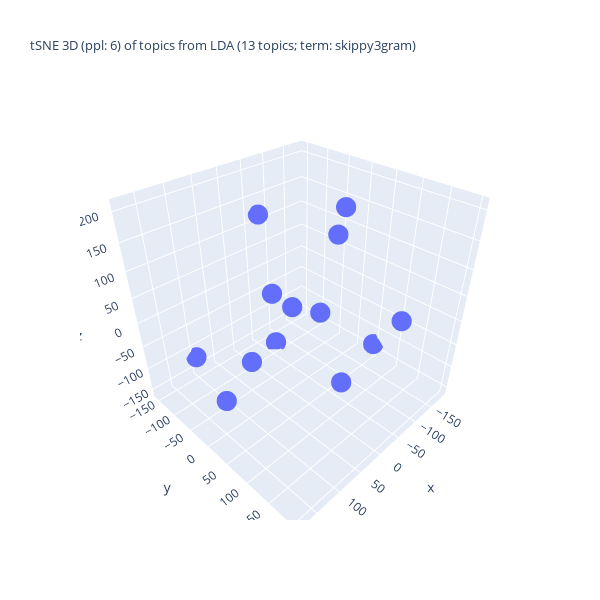

Here is the notebook cell this chart was saved with:
### Code cell
%%capture --no-display

## Plotlyを使って tSNE の結果の可視化 (3D)
import numpy as np
import plotly.graph_objects as go

## 変数の指定
d1, d2, d3 = topic_tsne_3d[:,0], topic_tsne_3d[:,1], topic_tsne_3d[:,2]
fig = go.Figure(data = [go.Scatter3d(x = d1, y = d2, z = d3,
                                     mode = 'markers', marker = dict(size = 7)) ])

## 3D 散布図にラベルを追加する処理は未実装
if use_FastText:
    if use_LDA:
        title_val = f"tSNE 3D (ppl: {top_perplexity_val}) of topics from LDA ({n_topics} topics; term: {lda_term_type}) x FastText ({ft_n_dims} dims; term: {ft_term_type}; window: {ft_window_size})"
    else:
        title_val = f"tSNE 3D (ppl: {top_perplexity_val}) of dims under FastText ({n_topics} dims)"
else:
    title_val = f"tSNE 3D (ppl: {top_perplexity_val}) of topics from LDA ({n_topics} topics; term: {lda_term_type})"
#
fig.update_layout(title = dict(text = title_val, font_size = 13),
                  autosize = False, width = 600, height = 600,)
fig.show()

### Figure 1 — Plotly figure (JSON) as saved in the notebook; plotly's stock layout.template omitted (floating-point values rounded to 4 significant figures)
{"data": [{"marker": {"size": 7}, "mode": "markers", "type": "scatter3d", "x": [-47.64, -185.2, 39.55, -116.5, -14.18, -129.4, 96.5, -68.84, -95.28, 177.4, 99.27, -71.09, 62.64], "y": [70.87, 46.96, 48.62, 145.3, -57.95, -10.3, -154.8, -113.7, -16.3, 51.87, 199.9, -153.2, -29.73], "z": [207.3, -135.8, 65.8, 8.394, 15.25, 105.8, -121.9, -156.4, -45.33, -31.65, 52.12, 115.8, -77.48]}], "layout": {"autosize": false, "height": 600, "title": {"font": {"size": 13}, "text": "tSNE 3D (ppl: 6) of topics from LDA (13 topics; term: skippy3gram)"}, "width": 600}}
